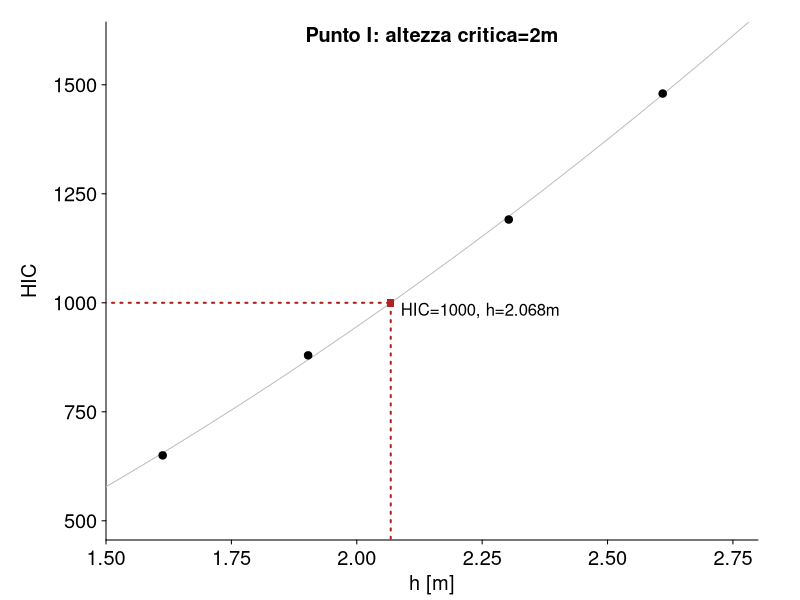

Generate this figure with R:
heights <- c(1613.0, 
             1903.0,
             2303.0,
             2610.0)
HICs <- c(650.1,
          879.5,
          1191.0,
          1479.9)

point_label <- "I"

df <- data.frame(h=heights,
                 hic=HICs)

outFile <- paste("229705_Grafici/Punto_", point_label, "_Altezza_Critica.PDF",
                 sep="")

pdf(outFile,8,6)


par(mgp=c(3,0.45,0), 
    tcl=-0.2, 
    mar=c(3.0,5.3,1.1,2.1))
plot(1e-3*df$h,
     df$hic,
     pch=19,
     col="black",
     cex=1.2,
     xlim=c(1.5,2.8),
     ylim=c(500,1600),
     xlab="h [m]",
     ylab="HIC",
     xaxs = "i",
     ann=FALSE,
     axes=FALSE,
     #title=plot_title,
     type="n")

#panel.first = c(abline(h=seq(0,2500,by=250), v=seq(0,3,by=.25), col="gray", lty=3)))
#title(paste("Posizione:", as.character(lvl)))
axis(side=1, 
     at=seq(0,3,by=0.25),
     lwd=1, 
     cex.axis=1.2)
axis(side=2, 
     at=seq(0, 2500, by=250),
     lwd=1, 
     cex.axis=1.2,
     las=1)
mtext(side=1,
      text="h [m]",
      line=1.7,
      cex=1.2)
mtext(side=2,
      text="HIC",
      line=3.3,
      cex=1.2)

hs <- 1e-3*df$h
hics <- df$hic
fit_1 <- lm(hics ~ poly(hs,2,raw=T),
            weights = 0.3*hics/100.)

if (coef(fit_1)[3] < 0) {
  fit_1 <- lm(hics ~ poly(hs,1,raw=T),
              weights = 0.3*hics/100.)
}

x <- seq(1, 
         3,
         length.out = 250)
y <- predict(fit_1,
             data.frame(hs=x))
lines(x,
      y,
      col="grey")


points(1e-3*df$h,
       df$hic,
       pch=19,
       col="black")

A <- as.numeric(fit_1$coefficients[1])
B <- as.numeric(fit_1$coefficients[2])
C <- as.numeric(fit_1$coefficients[3])
#curve(A + B*x + C*(x*x), 
#      1.75, 
#      2.5,
#      add=TRUE,
#      col="red")
s1 <- Re(polyroot(c(A-1000,
                    B,
                    C))[1])
yp <- predict(fit_1,
             data.frame(hs=s1))



points(s1,
       yp,
       pch=15,
       col="firebrick")
segments(s1,0,s1,yp,
         col="firebrick",
         lty=3,
         lwd=2)
segments(0,yp,s1,yp,
         col="firebrick",
         lty=3,
         lwd=2)
xtext <- s1
ytext <- yp-20
text(xtext,
     ytext,
     pos=4,
     paste("HIC=1000, h=", round(s1,3),"m",
           sep=""))


plot_title <- paste("Punto ",
                    point_label,
                    ": altezza critica=",
                    trunc(s1*10^1)/10^1,
                    "m",
                    sep="")
title(plot_title,
      line=-1)
dev.off()



